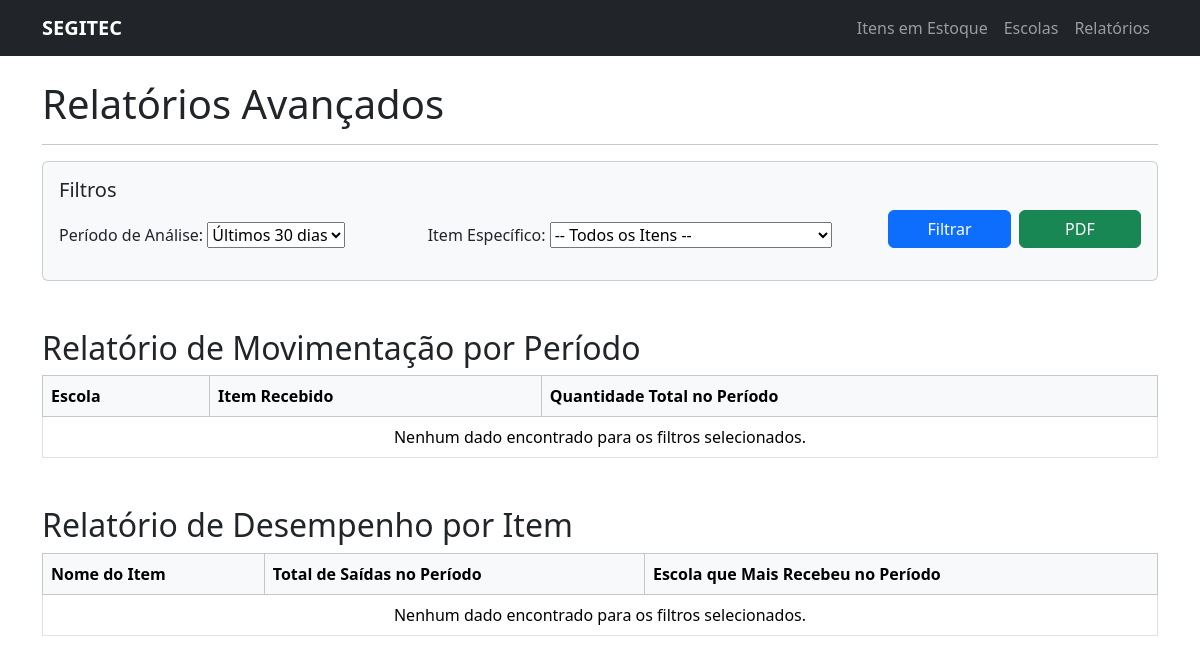
Page /relatorios/ on the earlier database version.
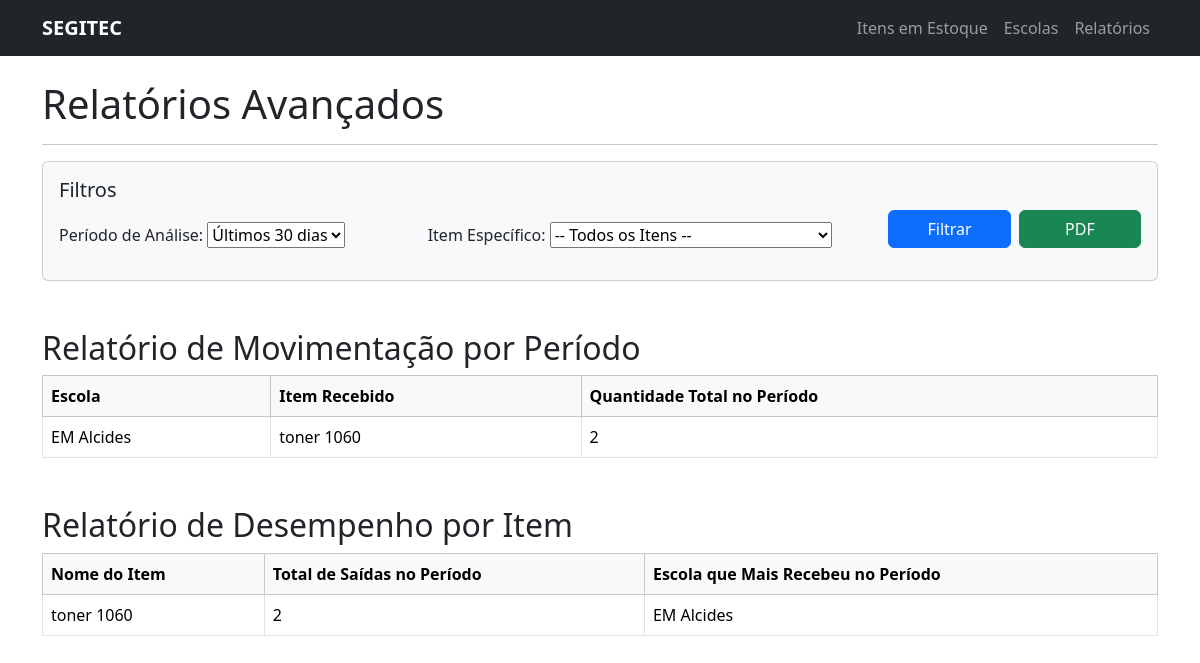
Same page on the later database version.
### estoque/models.py (models this page shows)
class Item(models.Model):
    nome = models.CharField(max_length=200, verbose_name="Nome do Item")
    descricao = models.TextField(verbose_name="Descrição", null=True, blank=True)
    fornecedor = models.ForeignKey(Fornecedor, on_delete=models.SET_NULL, null=True, blank=True, verbose_name="Fornecedor")
    quantidade_total = models.PositiveIntegerField(verbose_name="Quantidade Total em Estoque")
    quantidade_disponivel = models.PositiveIntegerField(verbose_name="Quantidade Disponível")
    def __str__(self):
        return f"{self.nome} (Disponível: {self.quantidade_disponivel})"

### estoque/views.py (the view)
# urls.py: path('relatorios/', views.relatorios, name='relatorios'),
def relatorios(request):
    form = RelatorioFiltroForm(request.GET)
    movimentacoes_saida = Movimentacao.objects.filter(tipo='SAIDA')
    if form.is_valid():
        periodo = form.cleaned_data.get('periodo')
        item_selecionado = form.cleaned_data.get('item')
        if periodo and periodo != 'todos':
            dias = int(periodo)
            data_limite = timezone.now() - timedelta(days=dias)
            movimentacoes_saida = movimentacoes_saida.filter(data__gte=data_limite)
        if item_selecionado:
            movimentacoes_saida = movimentacoes_saida.filter(item=item_selecionado)
    relatorio_periodo = movimentacoes_saida.values(
        'escola__nome', 'item__nome'
    ).annotate(
        total_quantidade=Sum('quantidade')
    ).order_by('escola__nome', 'item__nome')
    relatorio_por_item = Item.objects.filter(
        id__in=movimentacoes_saida.values_list('item_id', flat=True).distinct()
    ).annotate(
        total_saida=Sum('movimentacao__quantidade', filter=Q(movimentacao__in=movimentacoes_saida)),
        escola_que_mais_recebeu=Max('movimentacao__escola__nome', filter=Q(movimentacao__in=movimentacoes_saida))
    ).order_by('-total_saida')
    context = {
        'form': form,
        'relatorio_periodo': relatorio_periodo,
        'relatorio_por_item': relatorio_por_item,
    }
    return render(request, 'estoque/relatorios.html', context)

### estoque/forms.py
class RelatorioFiltroForm(forms.Form):
    PERIODO_CHOICES = [
        ('30', 'Últimos 30 dias'),
        ('365', 'Último ano'),
        ('todos', 'Desde o início'),
    ]
    periodo = forms.ChoiceField(choices=PERIODO_CHOICES, label="Período de Análise", required=False)
    item = forms.ModelChoiceField(
        queryset=Item.objects.all(),
        required=False,
        label="Item Específico",
        empty_label="-- Todos os Itens --"
    )

### estoque/templates/estoque/relatorios.html (shortened to what this page needs)
{% extends 'estoque/base.html' %}
{% block content %}
    <h1>Relatórios Avançados</h1>
    <hr>
    <div class="card bg-light mb-4">
        <div class="card-body">
            <h5 class="card-title">Filtros</h5>
            <form method="get"> <div class="row align-items-end">
                    <div class="col-md-4 mb-3">{{ form.periodo.label_tag }} {{ form.periodo }}</div>
                    <div class="col-md-5 mb-3">{{ form.item.label_tag }} {{ form.item }}</div>
                    <div class="col-md-3 mb-3 d-flex">
                        <button type="submit" class="btn btn-primary w-100 me-2">Filtrar</button>
                        <button type="submit" formaction="{% url 'estoque:relatorios_pdf' %}" class="btn btn-success w-100">PDF</button>
                    </div>
                </div>
            </form>
        </div>
    </div>
    <h2 class="mt-5">Relatório de Movimentação por Período</h2>
    <table class="table table-hover table-bordered">
        <thead class="table-light">
            <tr>
                <th>Escola</th>
                <th>Item Recebido</th>
                <th>Quantidade Total no Período</th>
            </tr>
        </thead>
        <tbody>
            {% for linha in relatorio_periodo %}
            <tr>
                <td>{{ linha.escola__nome }}</td>
                <td>{{ linha.item__nome }}</td>
                <td>{{ linha.total_quantidade }}</td>
            </tr>
            {% empty %}
            <tr>
                <td colspan="3" class="text-center">Nenhum dado encontrado para os filtros selecionados.</td>
            </tr>
            {% endfor %}
        </tbody>
    </table>
    <h2 class="mt-5">Relatório de Desempenho por Item</h2>
    <table class="table table-hover table-bordered">
        <thead class="table-light">
            <tr>
                <th>Nome do Item</th>
                <th>Total de Saídas no Período</th>
                <th>Escola que Mais Recebeu no Período</th>
            </tr>
        </thead>
        <tbody>
            {% for item in relatorio_por_item %}
            <tr>
                <td>{{ item.nome }}</td>
                <td>{{ item.total_saida }}</td>
                <td>{{ item.escola_que_mais_recebeu }}</td>
            </tr>
            {% empty %}
            <tr>
                <td colspan="3" class="text-center">Nenhum dado encontrado para os filtros selecionados.</td>
            </tr>
            {% endfor %}
        </tbody>
    </table>
{% endblock %}

Differences in the rows shown:
now on this page (row edited): Item: nome "toner 1060", total_saida "2", escola_que_mais_recebeu "EM Alcides"
Other differences:
new list line: "EM Alcides toner 1060 2"
text no longer shown: "Nenhum dado encontrado para os filtros selecionados. Nenhum dado encontrado para os filtros selecionados."
